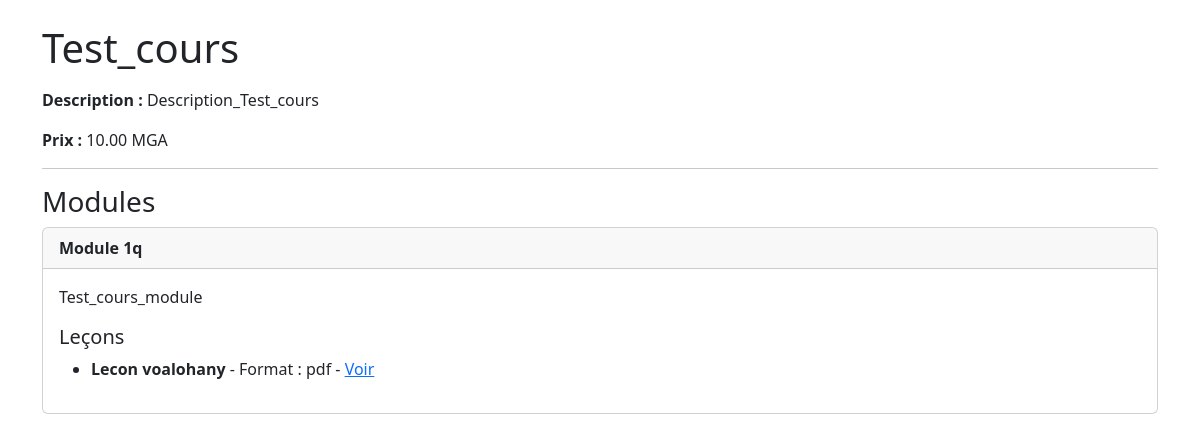
The app's page /detail_cours.php?id=2 with its own data.
### tables this page shows
CREATE TABLE `cours` (
  `id` int NOT NULL AUTO_INCREMENT,
  `formateur_id` int NOT NULL,
  `titre` varchar(255) NOT NULL,
  `description` text NOT NULL,
  `prix` decimal(10,2) NOT NULL,
  `photo` varchar(255) DEFAULT NULL,
  `created_at` timestamp NULL DEFAULT CURRENT_TIMESTAMP,
  PRIMARY KEY (`id`),
  KEY `formateur_id` (`formateur_id`),
  CONSTRAINT `cours_ibfk_1` FOREIGN KEY (`formateur_id`) REFERENCES `formateurs` (`id`) ON DELETE CASCADE
);

CREATE TABLE `modules` (
  `id` int NOT NULL AUTO_INCREMENT,
  `cours_id` int NOT NULL,
  `titre` varchar(255) NOT NULL,
  `description` text NOT NULL,
  PRIMARY KEY (`id`),
  KEY `cours_id` (`cours_id`),
  CONSTRAINT `modules_ibfk_1` FOREIGN KEY (`cours_id`) REFERENCES `cours` (`id`) ON DELETE CASCADE
);

CREATE TABLE `lecons` (
  `id` int NOT NULL AUTO_INCREMENT,
  `module_id` int NOT NULL,
  `titre` varchar(255) NOT NULL,
  `format` enum('pdf','audio','video') NOT NULL,
  `fichier` varchar(255) NOT NULL,
  PRIMARY KEY (`id`),
  KEY `module_id` (`module_id`),
  CONSTRAINT `lecons_ibfk_1` FOREIGN KEY (`module_id`) REFERENCES `modules` (`id`) ON DELETE CASCADE
);

### detail_cours.php (the view, shortened to what this page needs)
<?php
require_once 'Espace/config/db.php';
$id = $_GET['id'];
$stmt = $pdo->prepare("SELECT * FROM cours WHERE id = ?");
$stmt->execute([$id]);
$cours = $stmt->fetch(PDO::FETCH_ASSOC);
$stmtModules = $pdo->prepare("SELECT * FROM modules WHERE cours_id = ?");
$stmtModules->execute([$id]);
$modules = $stmtModules->fetchAll(PDO::FETCH_ASSOC);
?>
<!DOCTYPE html>
<html lang="fr">
<head>
    <link href="https://cdn.jsdelivr.net/npm/bootstrap@5.3.3/dist/css/bootstrap.min.css" rel="stylesheet">
</head>
<body class="container py-4">
    <h1 class="mb-3"><?= htmlspecialchars($cours['titre']) ?></h1>
    <p><strong>Description :</strong> <?= nl2br(htmlspecialchars($cours['description'])) ?></p>
    <p><strong>Prix :</strong> <?= htmlspecialchars($cours['prix']) ?> MGA</p>
    <hr>
    <h3>Modules</h3>
    <?php foreach ($modules as $module): ?>
        <div class="card mb-3">
            <div class="card-header">
                <strong><?= htmlspecialchars($module['titre']) ?></strong>
            </div>
            <div class="card-body">
                <p><?= nl2br(htmlspecialchars($module['description'])) ?></p>
                <?php
                $stmtLecons = $pdo->prepare("SELECT * FROM lecons WHERE module_id = ?");
                $stmtLecons->execute([$module['id']]);
                $lecons = $stmtLecons->fetchAll(PDO::FETCH_ASSOC);
                ?>
                <h5>Leçons</h5>
                <ul>
                    <?php foreach ($lecons as $lecon): ?>
                        <li>
                            <strong><?= htmlspecialchars($lecon['titre']) ?></strong> -
                            Format : <?= htmlspecialchars($lecon['format']) ?> -
                            <a href="<?= htmlspecialchars($lecon['fichier']) ?>" target="_blank">Voir</a>
                        </li>
                    <?php endforeach; ?>
                </ul>
            </div>
        </div>
    <?php endforeach; ?>
</body>
</html>

### records on screen
cours: titre "Test_cours", description "Description_Test_cours", prix "10.00"
modules: titre "Module 1q", description "Test_cours_module"
lecons: titre "Lecon voalohany", format "pdf"
